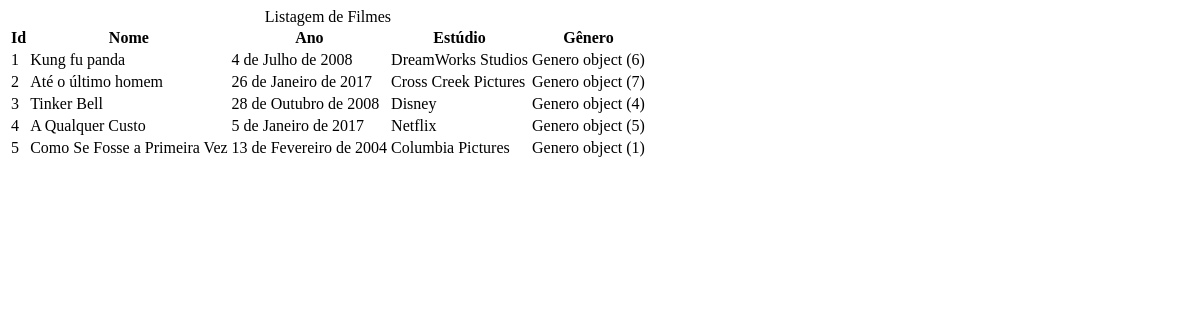
The app's page /filme/listarfilmes/, older data.
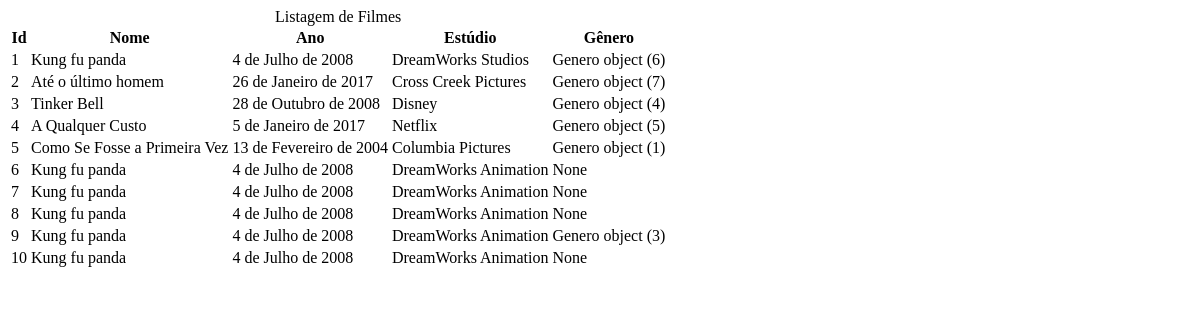
The same page, newer data.
### sistema/models.py (models this page shows, shortened)
class Filme(models.Model):
    nome = models.CharField(max_length = 50)
    ano = models.DateField(default = timezone.now)
    estudio = models.CharField(max_length = 100)
    genero = models.ForeignKey(Genero, on_delete = models.SET_NULL, null = True, blank = True,)
    sinopse = models.CharField(max_length = 300)
    data_cadastro = models.DateTimeField(default = timezone.now)

class Genero(models.Model):
    nome = models.CharField(max_length = 50)
    data_cadastro = models.DateTimeField(default = timezone.now)

### filmes/views.py (the view)
# urls.py: path('listarfilmes/', views.listarFilmes, name= 'listarfilmes'),
def listarFilmes (request):
    filmes = Filme.objects.all()
    context = {
        'filmes': filmes
    }
    return render (
        request,
        'filmes/listarfilmes.html',
        context,
    )

### filmes/templates/filmes/listarfilmes.html
<div class = "container" >
    <table class="table">
        <caption class="table-caption">
            Listagem de Filmes
        </caption>
        <thead>
            <tr class="table-row table-row-header">
                <th class="table-header"> Id </th>
                <th class="table-header"> Nome </th>
                <th class="table-header"> Ano </th>
                <th class="table-header"> Estúdio </th>
                <th class="table-header"> Gênero </th>
        </thead>
        <tbody>
            {% for filme in filmes %}
                <tr class="table-row">
                    <td class="table-cel">{{ filme.id }}</td>
                    <td class="table-cel">{{ filme.nome }}</td>
                    <td class="table-cel">{{ filme.ano }}</td>
                    <td class="table-cel">{{ filme.estudio }}</td>
                    <td class="table-cel">{{ filme.genero }}</td>
                </tr>
            {% endfor %}
        </tbody>
    </table>
</div>

Row changes from the older to the newer data that the page shows:
added Filme: id "6", nome "Kung fu panda", ano "4 de Julho de 2008", estudio "DreamWorks Animation", genero "None"
added Filme: id "7", nome "Kung fu panda", ano "4 de Julho de 2008", estudio "DreamWorks Animation", genero "None"
added Filme: id "8", nome "Kung fu panda", ano "4 de Julho de 2008", estudio "DreamWorks Animation", genero "None"
added Filme: id "9", nome "Kung fu panda", ano "4 de Julho de 2008", estudio "DreamWorks Animation", genero "Genero object (3)"
added Filme: id "10", nome "Kung fu panda", ano "4 de Julho de 2008", estudio "DreamWorks Animation", genero "None"
